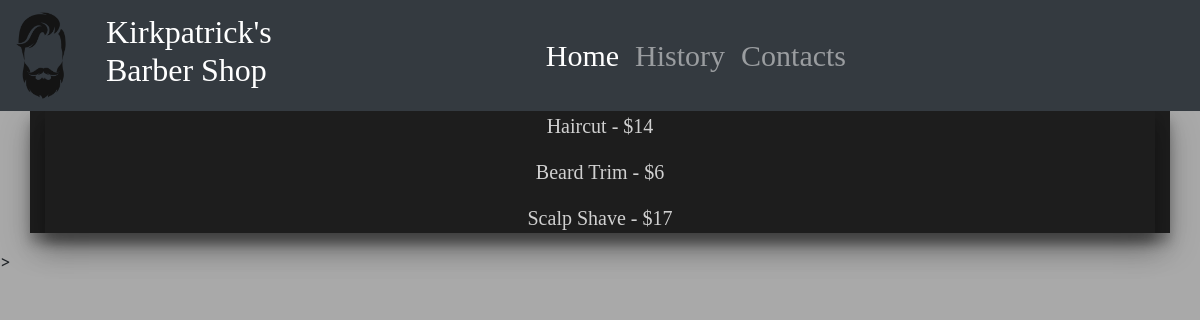
The page /prices.html/ on the database its author committed.
### theblog/models.py (models this page shows)
class Prices(models.Model):
    price1 = models.CharField(max_length=150 , blank=True)
    price2 = models.CharField(max_length=150 , blank=True)
    price3 = models.CharField(max_length=150 , blank=True)
    price4 = models.CharField(max_length=150 , blank=True)
    price5 = models.CharField(max_length=150 , blank=True)
    price6 = models.CharField(max_length=150, blank=True)
    price7 = models.CharField(max_length=150, blank=True)
    price8 = models.CharField(max_length=150, blank=True)
    price9 = models.CharField(max_length=150, blank=True)
    price10 = models.CharField(max_length=150, blank=True)
    price11 = models.CharField(max_length=150, blank=True)
    price12 = models.CharField(max_length=150, blank=True)
    price13 = models.CharField(max_length=150, blank=True)
    price14 = models.CharField(max_length=150, blank=True)
    price15 = models.CharField(max_length=150, blank=True)
    price16 = models.CharField(max_length=150, blank=True)
    price17 = models.CharField(max_length=150, blank=True)
    price18 = models.CharField(max_length=150, blank=True)
    price19 = models.CharField(max_length=150, blank=True)
    price20 = models.CharField(max_length=150, blank=True)
    price21 = models.CharField(max_length=150, blank=True)

### theblog/views.py (the view)
# urls.py: path('prices.html/', PricesView.as_view(), name="prices"),
class PricesView(ListView):
    model = Prices
    template_name = 'prices.html'

### theblog/templates/prices.html (shortened to what this page needs)
{% extends 'base.html' %}
{% block content %}
<div class="container">
    {% for post in object_list %}
     <p> {{ post.price1}}</p>
    <p> {{ post.price2}}</p>
    <p> {{ post.price3}}</p>
    {% endfor %}
</div>
{% endblock %}

### theblog/static/css/site.css (style rules this page uses)
p { font-family:NewFont; color: #d0d0d0; font-size: 20px; }
body { background-color: #A9A9A9; }
.container { background-color:#1d1d1d; color:white; text-align:center; box-shadow: 0 14px 28px rgba(0,0,0,0.25), 0 10px 10px rgba(0,0,0,0.22); }

### rows shown on the page
Prices: price1 "Haircut - $14", price2 "Beard Trim - $6", price3 "Scalp Shave - $17"
